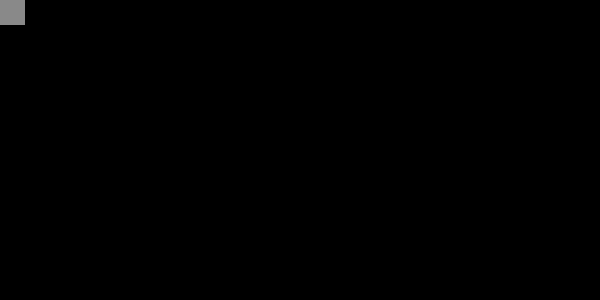
Frame 1 (no input)
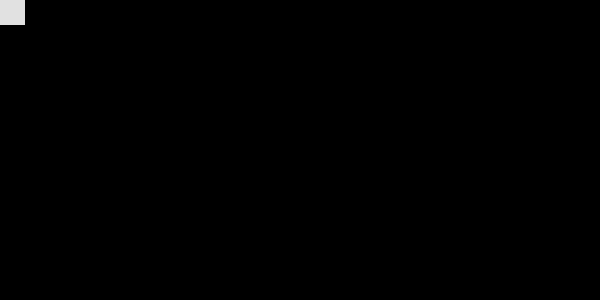
Frame 60 (the mouse pressed at the canvas centre just before this capture)
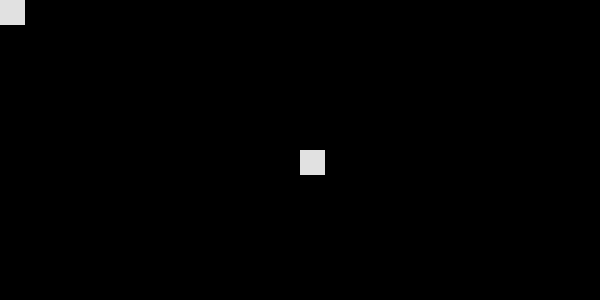
Frame 120 (the mouse held since frame 60 and released just before this capture)

The Processing sketch that drew these frames (run headless with seeded random() and noise(); from frame 60 on, the mouse is pressed at the canvas centre):

// Processing sketch: processing_55596
// ── processing_55596.pde

//*credit to Lindsey Baker for code - http://www.openprocessing.org/visuals/?visualID=51216
//* I (Sol Escalada) used the code as a base to ellaborate and change into my personalized version

void setup() {
  size(600,300);
  background(0);
}
 
void draw() {
  smooth();
 noFill();
  noStroke();

//*random function for fill of the ellipses is from Vishal Agrawal's "HW3" - http://www.openprocessing.org/visuals/?visualID=50669
//*sol escalada used the random function, and addedd the rest herself (ellipse, strokeweight, stroke, triangle, fill, smooth)
smooth();
fill(225,155);
  rect(mouseX,mouseY,25,25);
  noStroke();




//*sol escalada used the void functions learnt in the class lecture (clicked & dragged) to change the background colour

}
void mouseClicked() {
  background(mouseX/2,mouseY/2,50,100);
}
void mouseDragged() {
  background(mouseX/2,mouseY/2,50,100);
  
  
}
 
void keyPressed() {
  background(145);
}
